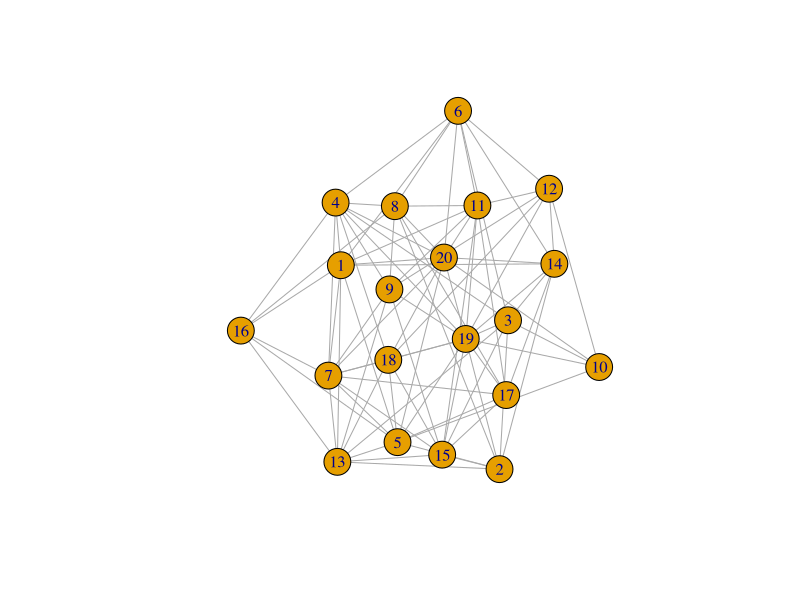

Source code (R):
library(igraph)

INIT <- function (G) {
  R <- c()
  P <- as.vector(V(G))
  X <- c()
  BC(R, P , X, G, 1)
}

BC <- function (R, P, X, G, nest) {
  if (length(P) == 0 && length(X) == 0) {
    print(paste("Maximal clique: ", paste(R, collapse = ", ")))
    return(R)
  }
  
  for (v in P) {
    N_v <- as.vector(neighbors(G, v))
    cat(rep("\t", nest), "Calling BC from ", nest, ".\n")
    BC(union(R, v),
       intersect(P, N_v),
       intersect(X, N_v),
       G,
       nest + 1)
    
    P <- P[which(P != v)]
    X <- c(X, v)
  }
}

G <- sample_gnp(20, 0.5)
# G <- make_graph(c(1,2, 1,4, 2,4, 2,3, 3,4), directed = F)
plot(G)

INIT(G)